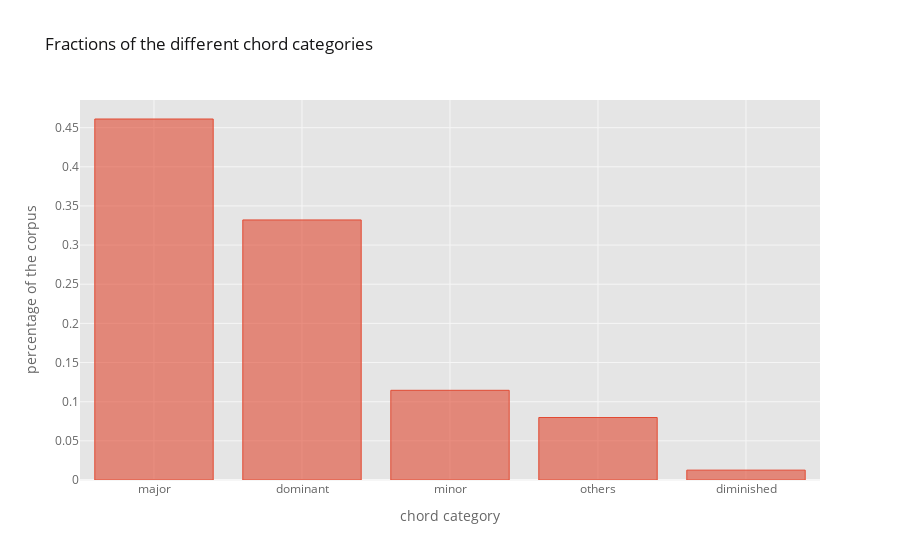

Here is the notebook cell this chart was saved with:
### Markdown cell above
If we aggregate the permutations of the different chord types, the picture becomes even clearer: Even when considering the chord types exclusively, the harmonic language seems to be quite conventional. Otherwise, we would have seen more chord in the aggregation category `others` which accounts for measures which were ambiguous because of too many or too few notes. Only 8 % of chords could not be attributed to one of the basic chord types.

### Code cell
type_dist = pd.read_csv(os.path.join(data_tsv, 'type_distribution.tsv'), sep='\t', index_col=0)
type_dist.sort_values(by='fraction', ascending=False).iplot('bar', xTitle='chord category', yTitle='percentage of the corpus', title='Fractions of the different chord categories')

### Figure 1 — Plotly figure (JSON) as saved in the notebook; plotly's stock layout.template omitted (floating-point values rounded to 4 significant figures)
{"data": [{"marker": {"color": "rgba(226, 74, 51, 0.6)", "line": {"color": "rgba(226, 74, 51, 1.0)", "width": 1}}, "name": "fraction", "orientation": "v", "text": "", "type": "bar", "x": ["major", "dominant", "minor", "others", "diminished"], "y": [0.461, 0.3321, 0.1145, 0.07981, 0.0126]}], "layout": {"autosize": true, "legend": {"bgcolor": "#FFFFFF", "font": {"color": "#666666"}}, "paper_bgcolor": "#FFFFFF", "plot_bgcolor": "#E5E5E5", "title": {"font": {"color": "#151516"}, "text": "Fractions of the different chord categories"}, "xaxis": {"autorange": true, "gridcolor": "#F6F6F6", "range": [-0.5, 4.5], "showgrid": true, "tickfont": {"color": "#666666"}, "title": {"font": {"color": "#666666"}, "text": "chord category"}, "type": "category", "zerolinecolor": "#F6F6F6"}, "yaxis": {"autorange": true, "gridcolor": "#F6F6F6", "range": [0, 0.4852], "showgrid": true, "tickfont": {"color": "#666666"}, "title": {"font": {"color": "#666666"}, "text": "percentage of the corpus"}, "type": "linear", "zerolinecolor": "#F6F6F6"}}}
